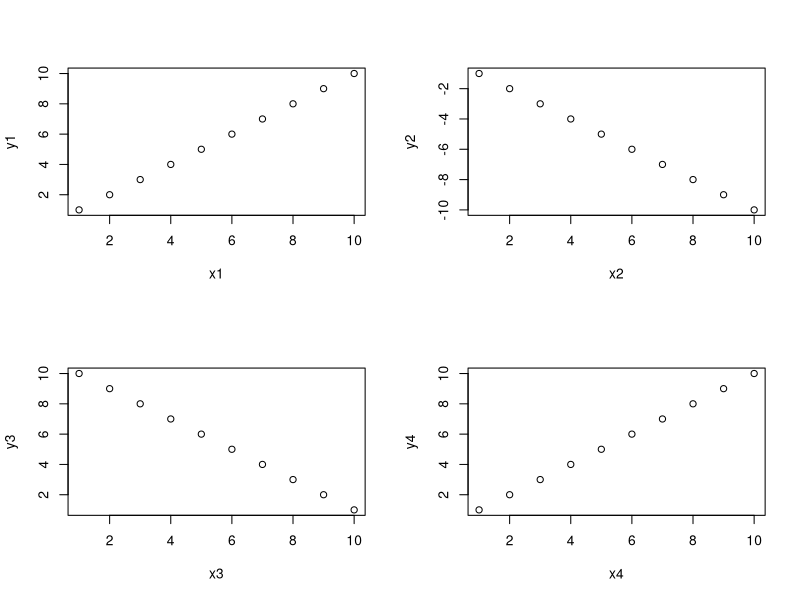

Write the R code that produced this figure. (Note: this script raises an error after producing the figure.)
## ---- chunk 1
squares = rep(NA, 10) # use rep to create a vector length 10 of NAs to store the result
for (i in 1:10) { # for loop
  squares[i] = i^2
}
squares
## ---- chunk 2
#?sapply 
# syntax: sapply(X = object_to_repeat_over, FUN = function_to_repeat)
# simple example of sapply over a vector
# we can use an in-line function definition
sapply(1:10, function(x)  x^2)
# equivalently, we can define our own functions separately for sapply
# e.g. a function that calculates the area of a circle radius r, pi*r^2
areaCircle = function(r){
  return(pi * r^2)
}
sapply(1:10, areaCircle)
# in R, we can also just use short-hand for simple vector calculations:
pi*(1:10)^2
# but unlike the short-hand, sapply can also iterate over elements in a list
listy = list(a = TRUE, b = c("a", "b", "c"), c = 10:100)
str(listy) # look at the structure of 'listy'
length(listy) # look at the length of 'listy'
# use sapply to return a vector for length of each object within the list
sapply(listy, FUN = length) 
## ---- chunk 3
df1 = data.frame(x1 = 1:10, y1 = 1:10)
df2 = data.frame(x2 = 1:10, y2 = -1:-10)
df3 = data.frame(x3 = 1:10, y3 = 10:1)
df4 = data.frame(x4 = 1:10, y4 = 1:10)
my_list = list(df1, df2, df3, df4) # put 4 data frames together in a list
par(mfrow = c(2,2)) # set up frame for 4 plots
sapply(my_list, plot) # plot my_list with sapply
## ---- chunk 4
#load in the data
data(state)
states = as.data.frame(state.x77) # convert data to a familiar format - data frame
str(states) # let's take a look at the dataframe
# calculate the mean for each column
apply(states, 2, mean)
# note you could get this with colMeans() or summary(), along with the min and max and other values, but there may be instances where you only want the mean
# you could also plot each column against Population in ggplot
## ---- chunk 5
apply(states, 2, FUN = function(i) ggplot(states, aes(x=Population, y = i))+geom_point()+geom_smooth(method="lm")+theme_classic())
## ---- chunk 6
#calculate the sum across each row in states
apply(states, 1, sum)
## ---- chunk 7
lapply(1:10, function(x)  x^2) # lapply returns list
sapply(1:10, function(x)  x^2, simplify = FALSE) # same as an lapply
sapply(1:10, function(x)  x^2) # default is simplify = TRUE which retuns a vector
## ---- chunk 8
# load state data again, you can skip this if you already have it loaded
data(state)
states = as.data.frame(state.x77) # convert data to a familiar format - data frame
str(states) # let's take a look at the dataframe
# example syntax --- tapply(variable of interest, grouping variable, function)
# for each US region in our dataset, finds the mean of Frost for states in that region
tapply(states$Frost, state.region, mean) # state.region contains the region information for each state
# you can nest apply statements! Let's find the region average for all the variables in the states dataset
apply(states,
      2, # apply over columns of my_states
      function(x) tapply(x, state.region, mean)) # each column = variable of interest for tapply
## ---- chunk 9
# load state data
#?state
data(state)
# this data is stored in a slightly different way than other datasets we've used so far
states = as.data.frame(state.x77) # run this line of code to avoid later confusion
apply(states,2,mean)
#or an alternative that will get you only the columns requested
colMeans(states[,c("Population", "Income", "Area")])
## ---- chunk 10
tapply(states$Area, state.region, mean)
## ---- chunk 11
#how many columns do we have? 
dim(states)
par(mfrow = c(2,2)) # make your plot window show 2 rows and 2 columns at once
apply(states, 2, hist)
## ---- chunk 12
livability <- apply(states[,c("Illiteracy", "Murder", "Frost")], 1, prod) # subset to variables of interest
livability[order(livability, decreasing = T)][1:10] # top ten least livable states
## ---- chunk 13
data_to_plot = c(1,3,4,5,6,3,3,4,5,1,1,1,1,1)
par(mfrow = c(2,2))# run this line to set your plot to make 4 plots in total (2rows, 2columns)
## ---- chunk 14
data_to_plot = c(1,3,4,5,6,3,3,4,5,1,1,1,1,1)
my_colors = c("deeppink", "red", "blue", "darkgreen")
par(mfrow = c(2,2)) # extra styling, plots in a 2x2 grid
sapply(my_colors, FUN = function(i) hist(data_to_plot, main = i, col = i))
## ---- chunk 15
states_standardized = apply(states, 2, function(x) (x-mean(x))/sd(x))
# original:
head(states)
# standardized
head(states_standardized)
## ---- chunk 16
par(mfrow = c(2,2))
sapply(colnames(states), function(x)hist(states[ , x],main = x, xlab = x,col = "darkblue"))
